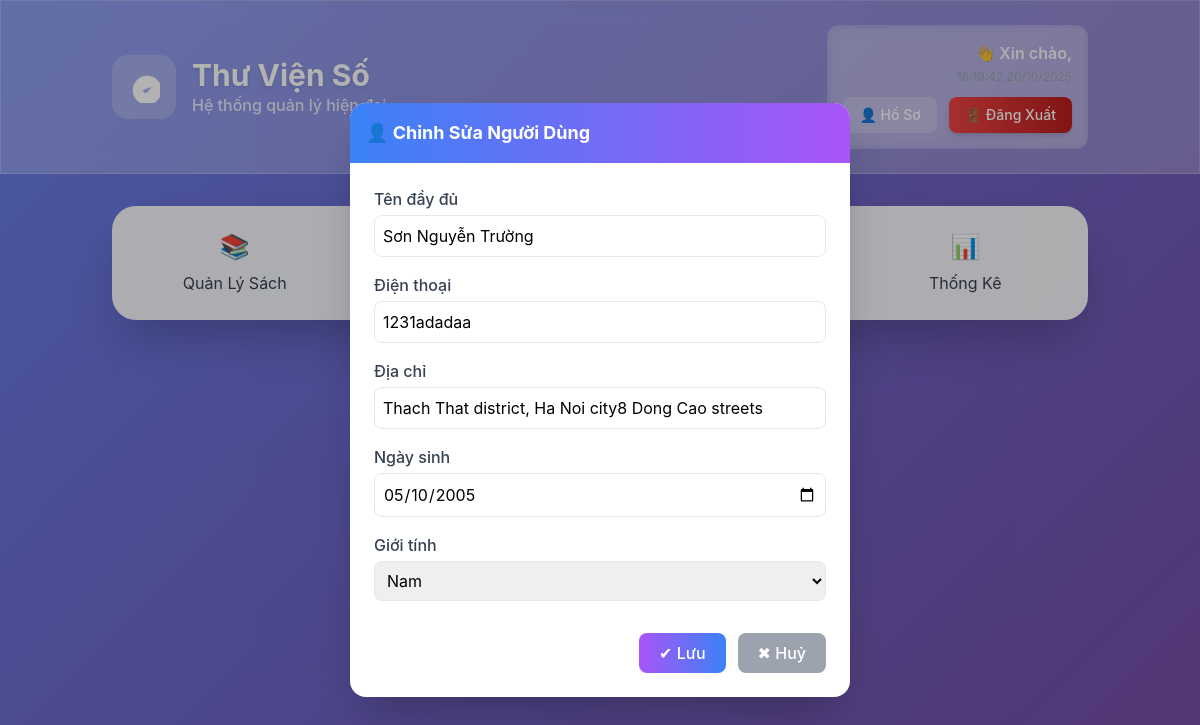
The app's page /Librarian/users/3/edit/?section=quanLyNguoiDung&page=1 with its own data.
### account/models.py (models this page shows, shortened)
class UserProfile(models.Model):
    user = models.OneToOneField(User, on_delete=models.CASCADE)
    name = models.CharField(max_length=100, blank=True, null=True)
    phone= models.CharField(max_length=15, blank=True)
    occupation = models.CharField(max_length=30, blank=True, null=True)
    date_of_birth = models.DateField(max_length=25, blank=True, null=True)
    address = models.TextField(max_length=100,blank=True,null=True)
    Gender_Choices = (
        ('male', 'Nam'),
        ('female', 'Nữ'),
        ('other', 'Khác')
    )
    gender = models.CharField(max_length=10,choices=Gender_Choices)
    Role_Choices = (
        ('user', 'user'),
        ('librarian', 'librarian'),
    )
    role = models.CharField(max_length=10, choices=Role_Choices, default='user')
    Membership_Choices=(
        ('basic','Cơ bản'),
        ('standard','Tiêu chuẩn'),
        ('premium','Cao cấp')
    )
    membership_level= models.CharField(max_length=15, choices=Membership_Choices, default='basic')
    membership_upgrade_date = models.DateField(blank=True, null=True, verbose_name="Ngày nâng cấp")
    membership_expiry_date = models.DateField(blank=True, null=True, verbose_name="Ngày hết hạn")

### Librarian/views.py (the view, shortened to what this page needs)
# urls.py: path('users/<int:user_id>/edit/', views.edit_user, name='edit_user'),
def edit_user(request, user_id):
    profile = get_object_or_404(UserProfile, pk=user_id)
    return render(request, 'edit_user.html', {'user': profile})

### Librarian/templates/edit_user.html (shortened to what this page needs)
{% extends "librarian_dashboard.html" %}
{% block content %}
<div id="editForm"
     class="fixed inset-0 flex items-center justify-center z-[9999] transition-all duration-300 animate-fadeIn">
  <div class="bg-white rounded-2xl shadow-2xl p-6 w-[500px] card-hover">
    <div class="bg-gradient-to-r from-blue-500 to-purple-500 p-4 rounded-t-2xl -mx-6 -mt-6 mb-6 flex items-center justify-between">
      <h2 class="text-white font-bold text-lg flex items-center gap-2">
        👤 Chỉnh Sửa Người Dùng
      </h2>
    </div>
    <form method="POST" class="space-y-4">
      <div>
        <label class="block text-gray-700 font-medium mb-1">Tên đầy đủ</label>
        <input type="text" name="name" value="{{ user.name }}"
               class="border rounded-lg p-2 w-full focus:ring-2 focus:ring-purple-400"/>
      </div>
      <div>
        <label class="block text-gray-700 font-medium mb-1">Điện thoại</label>
        <input type="text" name="phone" value="{{ user.phone }}"
               class="border rounded-lg p-2 w-full focus:ring-2 focus:ring-purple-400"/>
      </div>
      <div>
        <label class="block text-gray-700 font-medium mb-1">Địa chỉ</label>
        <input type="text" name="address" value="{{ user.address }}"
               class="border rounded-lg p-2 w-full focus:ring-2 focus:ring-purple-400"/>
      </div>
      <div>
        <label class="block text-gray-700 font-medium mb-1">Ngày sinh</label>
        <input type="date" name="date_of_birth" value="{{ user.date_of_birth|date:'Y-m-d' }}"
               class="border rounded-lg p-2 w-full focus:ring-2 focus:ring-purple-400"/>
      </div>
      <div>
        <label class="block text-gray-700 font-medium mb-1">Giới tính</label>
        <select name="gender"
                class="border rounded-lg p-2 w-full focus:ring-2 focus:ring-purple-400">
          <option value="male" {% if user.gender == 'male' %}selected{% endif %}>Nam</option>
        </select>
      </div>
      <div class="flex justify-end gap-3 pt-4">
        <button type="submit"
                class="px-5 py-2 rounded-lg bg-gradient-to-r from-purple-500 to-blue-500 text-white font-medium hover:opacity-90"
                onclick="unlockPage()">
          ✔ Lưu
        </button>
        <a href="{% url 'librarian:managebook' %}?section=quanLyNguoiDung"
           class="px-5 py-2 rounded-lg bg-gray-400 hover:bg-gray-500 text-white font-medium"
           onclick="unlockPage()">
          ✖ Huỷ
        </a>
      </div>
    </form>
  </div>
</div>
{% endblock %}

### templates/librarian_dashboard.html (style rules this page uses)
body { box-sizing: border-box; }
* { font-family: "Inter", sans-serif; }
.gradient-bg { background: linear-gradient(135deg, #667eea 0%, #764ba2 100%); }
.card-hover { transition: all 0.3s cubic-bezier(0.4, 0, 0.2, 1); }

### Librarian/templates/edit_user.html (style rules this page uses)
.card-hover { transition: all 0.3s ease; }
.animate-fadeIn { animation: fadeIn 0.25s ease-out; }

### records on screen
UserProfile: name "Sơn Nguyễn Trường", phone "1231adadaa", address "Thach That district, Ha Noi city8 Dong Cao streets", date_of_birth "05/10/2005"
